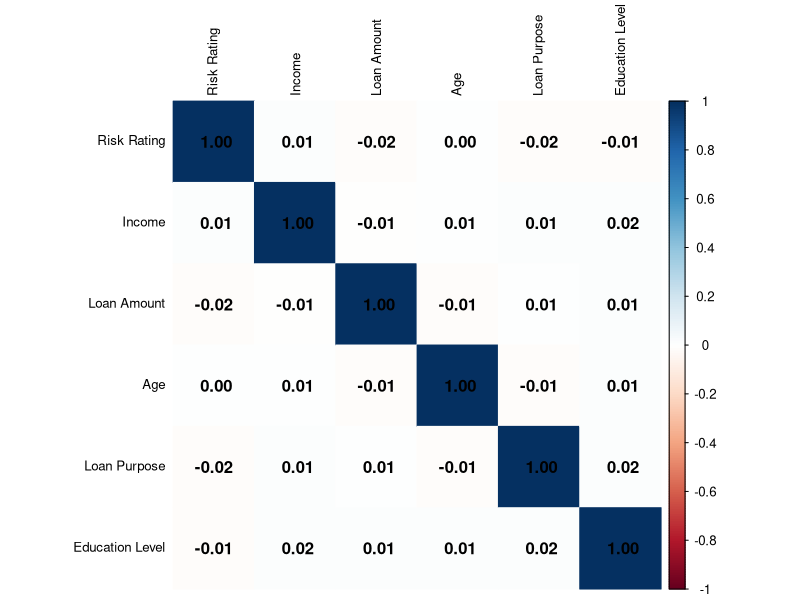
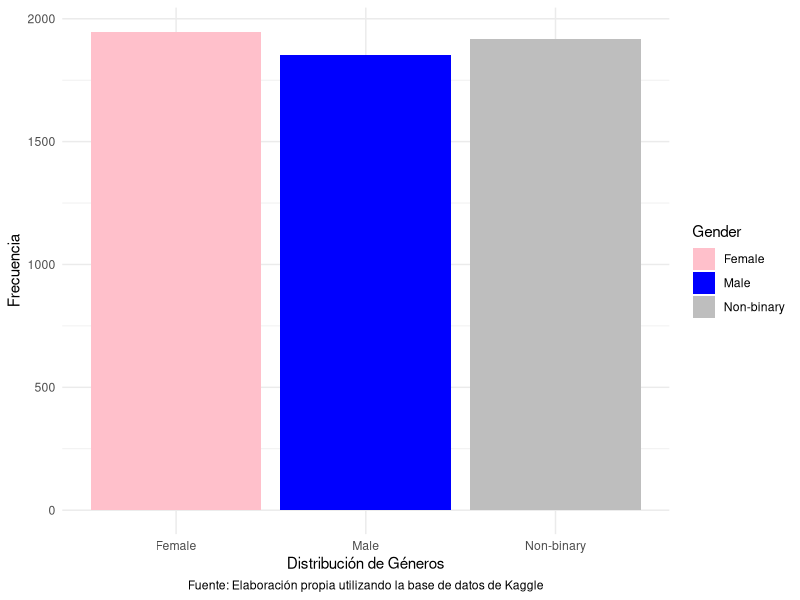
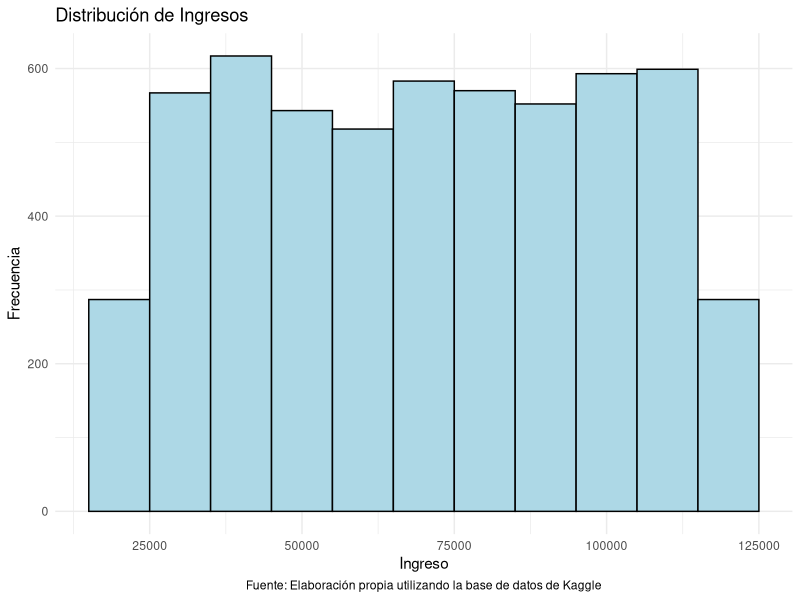
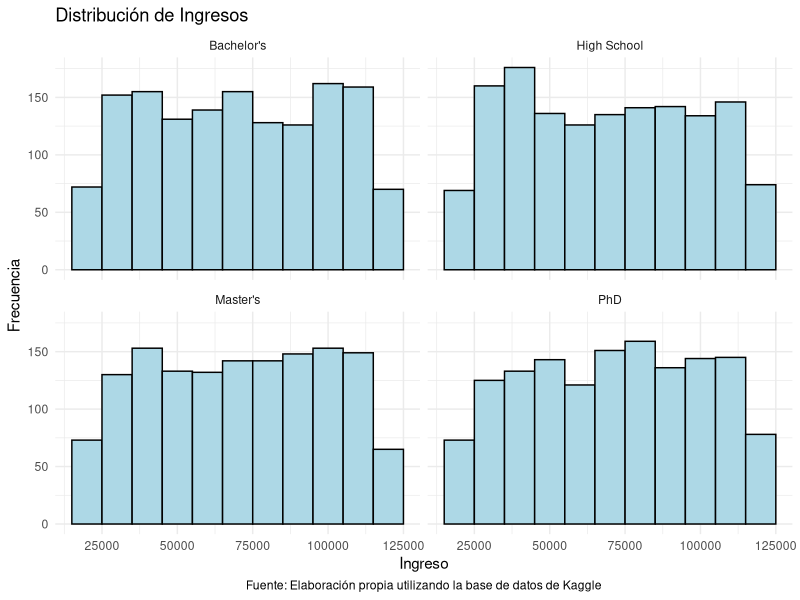
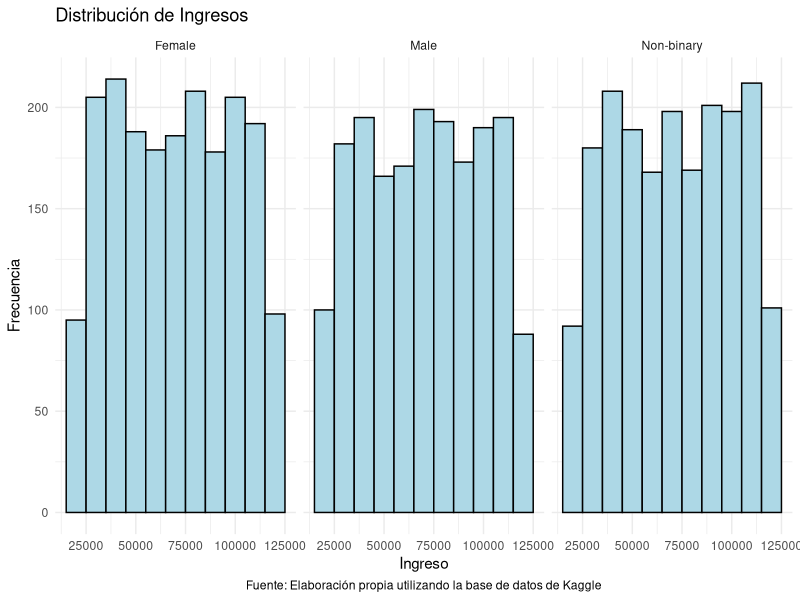
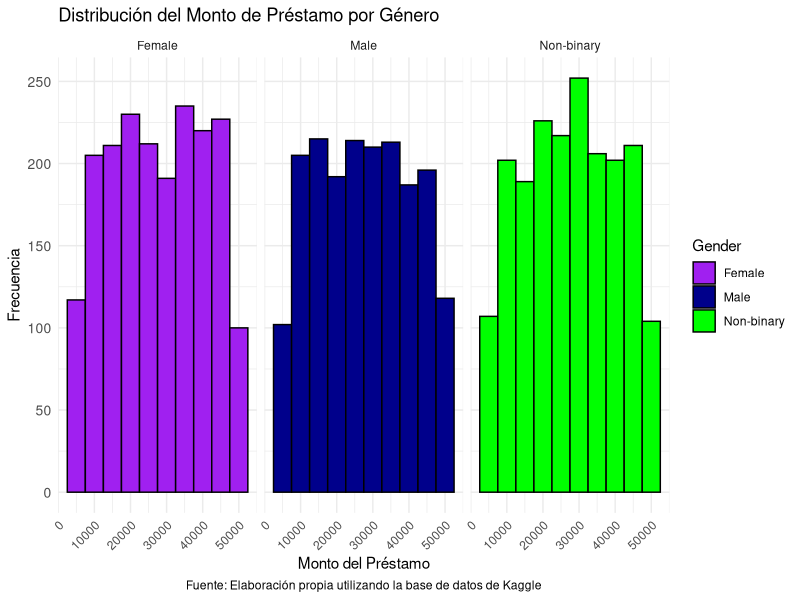
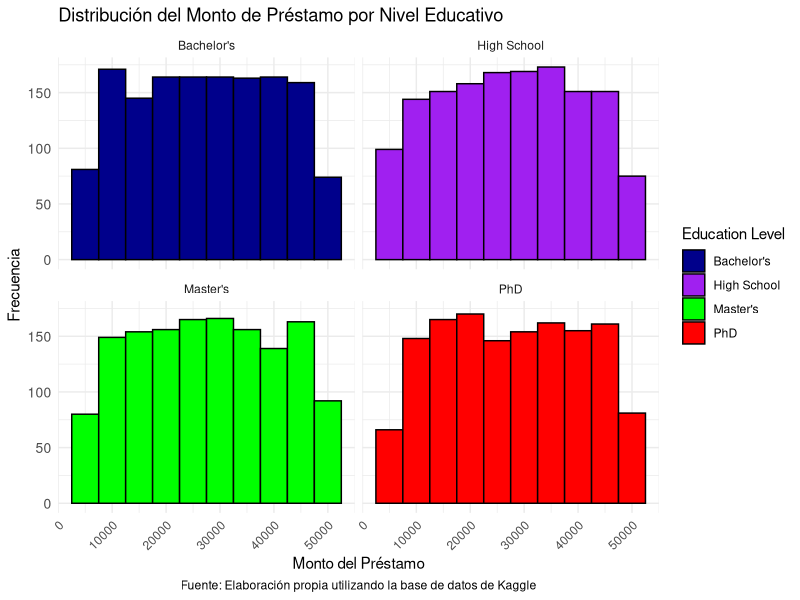
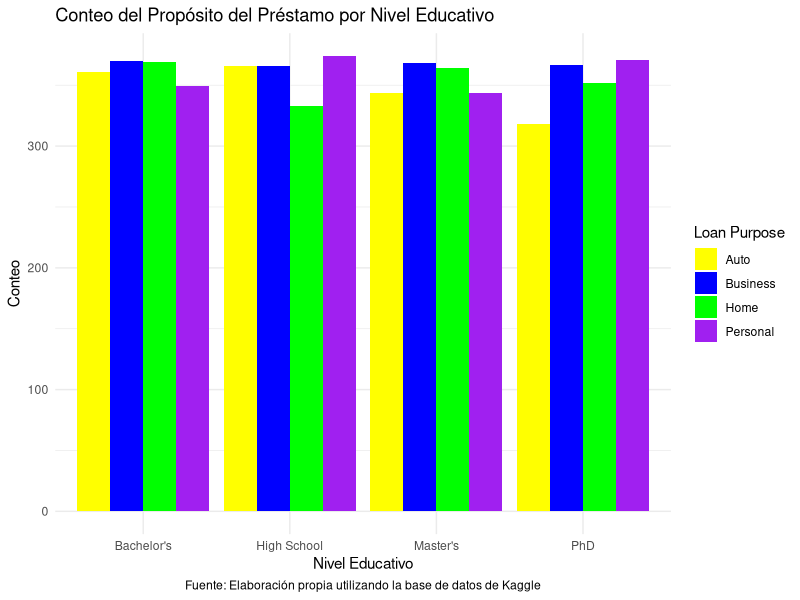

These figures' R source, in order:
## ---- chunk 1
library(readr)
base_financial_risk_assessment <- read_delim("base-financial-risk-assessment.csv", 
    delim = ";", escape_double = FALSE, trim_ws = TRUE)
## ---- chunk 2
head(base_financial_risk_assessment)
## ---- chunk 3
Base_limpia <- na.omit(base_financial_risk_assessment)
head(Base_limpia)
## ---- chunk 4
# Instalar kableExtra si no lo tienes
# install.packages("kableExtra") 

library(dplyr)
library(tidyr)
library(knitr)
library(kableExtra)

# Como nuestras variables no son del todo numéricas, hay que hacerlo para las variables que son numéricas y para las variables que son categóricas. 

# Primero hacemos las variables numéricas.
resumen_numericas <- Base_limpia %>%
  summarise(
    Edad_Media = mean(Age, na.rm = TRUE),
    Edad_Minima = min(Age, na.rm = TRUE),
    Edad_Maxima = max(Age, na.rm = TRUE),
    Ingreso_Medio = mean(Income, na.rm = TRUE),
    Ingreso_Varianza = var(Income, na.rm = TRUE),
    Ingreso_Minimo = min(Income, na.rm = TRUE),
    Ingreso_Maximo = max(Income, na.rm = TRUE),
    Prestamo_Medio = mean(`Loan Amount`, na.rm = TRUE),
    Prestamo_Varianza = var(`Loan Amount`, na.rm = TRUE),
    Prestamo_Minimo = min(`Loan Amount`, na.rm = TRUE),
    Prestamo_Maximo = max(`Loan Amount`, na.rm = TRUE)
  )

# Variables Categóricas
resumen_categoricas <- tibble(
  Variable = c("Nivel de Educación", "Género", "Estado Civil"),
  Frecuencia = c(
    paste(names(table(Base_limpia$`Education Level`)), collapse = ", "),
    paste(names(table(Base_limpia$Gender)), collapse = ", "),
    paste(names(table(Base_limpia$`Marital Status`)), collapse = ", ")
  )
)

# Luego resumimos la información en un cuadro, para presentarlo mejor.
tabla_resumen <- data.frame(
  Variable = c("Edad", "Ingresos", "Monto del Préstamo", resumen_categoricas$Variable),
  Media = c(resumen_numericas$Edad_Media, resumen_numericas$Ingreso_Medio, resumen_numericas$Prestamo_Medio, rep(NA, 3)),
  Varianza = c(NA, resumen_numericas$Ingreso_Varianza, resumen_numericas$Prestamo_Varianza, rep(NA, 3)),
  Mínimo = c(resumen_numericas$Edad_Minima, resumen_numericas$Ingreso_Minimo, resumen_numericas$Prestamo_Minimo, rep(NA, 3)),
  Máximo = c(resumen_numericas$Edad_Maxima, resumen_numericas$Ingreso_Maximo, resumen_numericas$Prestamo_Maximo, rep(NA, 3)),
  Frecuencia = c(rep(NA, 3), resumen_categoricas$Frecuencia)
)

# Mostrar la tabla con la descripción
tabla_resumen_kable <- kable(tabla_resumen, caption = "Resumen de Variables Numéricas y Categóricas") %>%
  kable_styling() %>%
  add_header_above(c(" " = 1, "Resumen" = 5)) 
tabla_resumen_kable <- tabla_resumen_kable %>%
  kableExtra::footnote(general = "Fuente: Elaboración propia utilizando la base de datos de Kaggle")
tabla_resumen_kable
## ---- chunk 5
# Instalar kableExtra si no lo tienes
# install.packages("kableExtra") 

library(dplyr)
library(tidyr)
library(knitr)
library(kableExtra)

# Como nuestras variables no son del todo numéricas, hay que hacerlo para las variables que son numéricas y para las variables que son categóricas. 

# Primero hacemos las variables numéricas.
resumen_numericas <- Base_limpia %>%
  summarise(
    Edad_Media = mean(Age, na.rm = TRUE),
    Edad_Minima = min(Age, na.rm = TRUE),
    Edad_Maxima = max(Age, na.rm = TRUE),
    Ingreso_Medio = mean(Income, na.rm = TRUE),
    Ingreso_Varianza = var(Income, na.rm = TRUE),
    Ingreso_Minimo = min(Income, na.rm = TRUE),
    Ingreso_Maximo = max(Income, na.rm = TRUE),
    Prestamo_Medio = mean(`Loan Amount`, na.rm = TRUE),
    Prestamo_Varianza = var(`Loan Amount`, na.rm = TRUE),
    Prestamo_Minimo = min(`Loan Amount`, na.rm = TRUE),
    Prestamo_Maximo = max(`Loan Amount`, na.rm = TRUE)
  )

# Variables Categóricas
resumen_categoricas <- tibble(
  Variable = c("Nivel de Educación", "Género", "Estado Civil"),
  Frecuencia = c(
    paste(names(table(Base_limpia$`Education Level`)), collapse = ", "),
    paste(names(table(Base_limpia$Gender)), collapse = ", "),
    paste(names(table(Base_limpia$`Marital Status`)), collapse = ", ")
  )
)

# Luego resumimos la información en un cuadro, para presentarlo mejor.
tabla_resumen <- data.frame(
  Variable = c("Edad", "Ingresos", "Monto del Préstamo", resumen_categoricas$Variable),
  Media = c(resumen_numericas$Edad_Media, resumen_numericas$Ingreso_Medio, resumen_numericas$Prestamo_Medio, rep(NA, 3)),
  Varianza = c(NA, resumen_numericas$Ingreso_Varianza, resumen_numericas$Prestamo_Varianza, rep(NA, 3)),
  Mínimo = c(resumen_numericas$Edad_Minima, resumen_numericas$Ingreso_Minimo, resumen_numericas$Prestamo_Minimo, rep(NA, 3)),
  Máximo = c(resumen_numericas$Edad_Maxima, resumen_numericas$Ingreso_Maximo, resumen_numericas$Prestamo_Maximo, rep(NA, 3)),
  Frecuencia = c(rep(NA, 3), resumen_categoricas$Frecuencia)
)

# Mostrar la tabla con la descripción
tabla_resumen_kable <- kable(tabla_resumen, caption = "Resumen de Variables Numéricas y Categóricas") %>%
  kable_styling() %>%
  add_header_above(c(" " = 1, "Resumen" = 5)) 

# Agregar la fuente de la tabla como pie de página
tabla_resumen_kable <- tabla_resumen_kable %>%
  kableExtra::footnote(general = "Fuente: Elaboración propia utilizando la base de datos de Kaggle")

# Mostrar la tabla final
tabla_resumen_kable

## ---- chunk 6
library(dplyr)

# Calculamos las estadísticas de interés para las variables y las almacenamos en un solo data.frame
resultado <- Base_limpia %>% 
  summarise(
    # Estadísticos para la variable edad/Age
    media_edad = mean(Age, na.rm = TRUE),
    varianza_edad = var(Age, na.rm = TRUE),
    min_edad = min(Age, na.rm = TRUE),
    max_edad = max(Age, na.rm = TRUE),
    
    # Estadísticos para la variable ingreso/Income
    media_ingresos = mean(Income, na.rm = TRUE),
    varianza_ingresos = var(Income, na.rm = TRUE),
    min_ingresos = min(Income, na.rm = TRUE),
    max_ingresos = max(Income, na.rm = TRUE),
    
    # Estadísticos para la variable record_crediticio/Credit Score
    media_record_crediticio = mean(`Credit Score`, na.rm = TRUE),
    varianza_record_crediticio = var(`Credit Score`, na.rm = TRUE),
    min_record_crediticio = min(`Credit Score`, na.rm = TRUE),
    max_record_crediticio = max(`Credit Score`, na.rm = TRUE),
    
    # Estadísticos para la variable monto del préstamo/Loan Amount
    media_monto_prestamo = mean(`Loan Amount`, na.rm = TRUE),
    varianza_monto_prestamo = var(`Loan Amount`, na.rm = TRUE),
    min_monto_prestamo = min(`Loan Amount`, na.rm = TRUE),
    max_monto_prestamo = max(`Loan Amount`, na.rm = TRUE),
    
    # Estadísticos para la variable años de trabajo/Years at Current Job
    media_anyos_trabajo = mean(`Years at Current Job`, na.rm = TRUE),
    varianza_anyos_trabajo = var(`Years at Current Job`, na.rm = TRUE),
    min_anyos_trabajo = min(`Years at Current Job`, na.rm = TRUE),
    max_anyos_trabajo = max(`Years at Current Job`, na.rm = TRUE)
  )

# Imprimimos el resultado
print(resultado)

## ---- chunk 7
resultado$media_edad

resultado$varianza_edad

resultado$min_edad

resultado$max_edad

## ---- chunk 8
resultado$media_ingresos

resultado$varianza_ingresos

resultado$min_ingresos

resultado$max_ingresos

## ---- chunk 9

resultado$media_monto_prestamo

resultado$varianza_monto_prestamo

resultado$min_monto_prestamo

resultado$max_monto_prestamo

## ---- chunk 10
library(knitr)
library(kableExtra)

# Creamos una tabla para resumir la información obtenida
tabla_resumen <- data.frame(
  Variable = c("Edad", "Ingresos", "Monto del Préstamo"),
  Media = c(resultado$media_edad, resultado$media_ingresos, resultado$media_monto_prestamo),
  Varianza = c(NA, resultado$varianza_ingresos, resultado$varianza_monto_prestamo),
  Mínimo = c(resultado$min_edad, resultado$min_ingresos, resultado$min_monto_prestamo),
  Máximo = c(resultado$max_edad, resultado$max_ingresos, resultado$max_monto_prestamo)
)

# Mostramos la tabla con la descripción
tabla_resumen_kable <- kable(tabla_resumen, caption = "Resumen de Variables: Edad, Ingresos y Monto del Préstamo") %>%
  kable_styling()

tabla_resumen_kable <- tabla_resumen_kable %>%
  kableExtra::footnote(general = "Fuente: Elaboración propia utilizando la base de datos de Kaggle")

tabla_resumen_kable

## ---- chunk 11
library(dplyr)
library(corrplot)

# Escogemos las variables que nos interesan para la matriz de correlación.
Base_correlacion <- Base_limpia %>%
  select(`Risk Rating`, Income, `Loan Amount`, Age, `Loan Purpose`, `Education Level`)

# Como hay variables categóricas, entonces vamos a convertir las variables a numérico, para poder hacer la correlación.
Base_correlacion$`Risk Rating` <- as.numeric(as.factor(Base_correlacion$`Risk Rating`))
Base_correlacion$`Loan Purpose` <- as.numeric(as.factor(Base_correlacion$`Loan Purpose`))
Base_correlacion$`Education Level` <- as.numeric(as.factor(Base_correlacion$`Education Level`))

# Calculamos la matriz de correlación
matriz_correlacion <- cor(Base_correlacion, use = "complete.obs", method = "pearson")
print(matriz_correlacion)

# Creamos el gráfico de la matriz de correlación
corrplot(matriz_correlacion, method = "color", addCoef.col = "black", tl.col = "black", tl.cex = 0.8)

mtext("Fuente: Elaboración propia utilizando la base de datos de Kaggle", side = 1, line = 4, adj = 0.5, cex = 0.8, outer = TRUE)



## ---- chunk 12
library(ggplot2)
# Gráfico con las distribuciones del género
ggplot(Base_limpia, aes(x = Gender, fill = Gender)) +
  geom_bar() +
  scale_fill_manual(values = c("Male" = "blue", "Female" = "pink", "Non-binary" = "gray")) +
  labs(x = "Distribución de Géneros", y = "Frecuencia") + theme_minimal() +
  labs(caption = "Fuente: Elaboración propia utilizando la base de datos de Kaggle") +
theme(plot.caption = element_text(hjust = 0.5)) 

## ---- chunk 13
library(ggplot2)
ggplot(Base_limpia, aes(x = Income)) + 
  geom_histogram(binwidth = 10000, fill = "lightblue", color = "black") + 
  labs(x = "Ingreso", y = "Frecuencia", title = "Distribución de Ingresos") +
 theme_minimal() +
  labs(caption = "Fuente: Elaboración propia utilizando la base de datos de Kaggle") +
theme(plot.caption = element_text(hjust = 0.5)) 
## ---- chunk 14
library(ggplot2)
ggplot(Base_limpia, aes(x = Income)) + 
  geom_histogram(binwidth = 10000, fill = "lightblue", color = "black") + 
  labs(x = "Ingreso", y = "Frecuencia", title = "Distribución de Ingresos") + theme_minimal() +
  facet_wrap(~ `Education Level`) + # Facet por nivel educativo
  labs(caption = "Fuente: Elaboración propia utilizando la base de datos de Kaggle") +
theme(plot.caption = element_text(hjust = 0.5)) 
## ---- chunk 15
library(ggplot2)
ggplot(Base_limpia, aes(x = Income)) + 
  geom_histogram(binwidth = 10000, fill = "lightblue", color = "black") + 
  labs(x = "Ingreso", y = "Frecuencia", title = "Distribución de Ingresos") + theme_minimal() +
  facet_wrap(~ Gender) + # Facet Género
  labs(caption = "Fuente: Elaboración propia utilizando la base de datos de Kaggle") +
theme(plot.caption = element_text(hjust = 0.5)) 
## ---- chunk 16
library(ggplot2)

ggplot(Base_limpia, aes(x = `Loan Amount`, fill = Gender)) +  
  geom_histogram(binwidth = 5000, color = "black", position = "identity") +  
  scale_fill_manual(values = c("Male" = "darkblue", "Female" = "purple", "Non-binary" = "green")) +  
  facet_wrap(~ Gender) +  
  labs(x = "Monto del Préstamo", y = "Frecuencia", title = "Distribución del Monto de Préstamo por Género") + 
  theme_minimal() +
  theme(axis.text.y = element_text(size = 10), # Ajustamos el tamaño del texto
        axis.text.x = element_text(angle = 45, hjust = 1)) + #Rotamos el texto
  labs(caption = "Fuente: Elaboración propia utilizando la base de datos de Kaggle") +
theme(plot.caption = element_text(hjust = 0.5)) 


## ---- chunk 17
library(ggplot2)

ggplot(Base_limpia, aes(x = `Loan Amount`, fill = `Education Level`)) +  
  geom_histogram(binwidth = 5000, color = "black", position = "identity") +  
  scale_fill_manual(values = c("Bachelor's" = "darkblue", "High School" = "purple", "Master's" = "green", "PhD" = "red")) +  
  facet_wrap(~ `Education Level`) +  
  labs(x = "Monto del Préstamo", y = "Frecuencia", title = "Distribución del Monto de Préstamo por Nivel Educativo") + 
  theme_minimal() +
  theme(axis.text.y = element_text(size = 10), # Ajustamos el tamaño del texto
        axis.text.x = element_text(angle = 45, hjust = 1)) + #Rotamos el texto
  labs(caption = "Fuente: Elaboración propia utilizando la base de datos de Kaggle") +
theme(plot.caption = element_text(hjust = 0.5)) 
## ---- chunk 18
library(ggplot2)
library(dplyr)

# Contar las combinaciones de Education Level y Loan Purpose
Base_count <- Base_limpia %>%
  group_by(`Education Level`, `Loan Purpose`) %>%
  summarise(Count = n(), .groups = 'drop')

# Gráfico de barras para visualizar el conteo
ggplot(Base_count, aes(x = `Education Level`, y = Count, fill = `Loan Purpose`)) +
  geom_bar(stat = "identity", position = "dodge") +  # Usa barras para mostrar el conteo
  labs(x = "Nivel Educativo", y = "Conteo", title = "Conteo del Propósito del Préstamo por Nivel Educativo") +
  scale_fill_manual(values = c("Business" = "blue", "Personal" = "purple", "Home" = "green", "Auto" = "yellow")) +
  theme_minimal() +
  labs(caption = "Fuente: Elaboración propia utilizando la base de datos de Kaggle") +
theme(plot.caption = element_text(hjust = 0.5)) 

## ---- chunk 19
library(ggplot2)
ggplot(Base_limpia, aes(x = Age, fill = `Risk Rating`)) +
  geom_bar() +  
  labs(x = "Edad", y = "Conteo", title = "Distribución de Calificación de Riesgo por Edad") + 
  theme_minimal() +  
  scale_fill_brewer(palette = "Set1")  +
  labs(caption = "Fuente: Elaboración propia utilizando la base de datos de Kaggle") +
theme(plot.caption = element_text(hjust = 0.5)) 
## ---- chunk 20
library(ggplot2)

ggplot(Base_limpia, aes(x = `Risk Rating`, fill = `Education Level`)) +  
  geom_bar(color = "black", position = "identity") +  
  scale_fill_manual(values = c("Bachelor's" = "darkblue", "High School" = "purple", "Master's" = "green", "PhD" = "red")) +  
  facet_wrap(~ `Education Level`) +  
  labs(x = "Calificación de Riesgo", y = "Frecuencia", title = "Distribución de la Calificación de Riesgo por Nivel Educativo") + 
  theme_minimal() +
  theme(axis.text.y = element_text(size = 10), # Ajustamos el tamaño del texto
        axis.text.x = element_text(angle = 45, hjust = 1)) + # Rotamos el texto
  labs(caption = "Fuente: Elaboración propia utilizando la base de datos de Kaggle") +
theme(plot.caption = element_text(hjust = 0.5)) 


## ---- chunk 21
library(ggplot2)

ggplot(Base_limpia, aes(x = `Risk Rating`, y = Income, fill = `Risk Rating`)) +  
  geom_boxplot(color = "black") +  
  scale_fill_manual(values = c("Low" = "green", "Medium" = "yellow", "High" = "red", "Very High" = "purple")) +  
  labs(x = "Calificación de Riesgo", y = "Ingreso", title = "Comparación de la Calificación de Riesgo con el Ingreso") + 
  theme_minimal() +
  theme(axis.text.y = element_text(size = 10), # Ajustamos el tamaño del texto
        axis.text.x = element_text(angle = 45, hjust = 1))  +# Rotamos el texto
  labs(caption = "Fuente: Elaboración propia utilizando la base de datos de Kaggle") +
theme(plot.caption = element_text(hjust = 0.5)) 

## ---- chunk 22
library(ggplot2)

ggplot(Base_limpia, aes(x = `Loan Purpose`, fill = `Risk Rating`)) +  
  geom_bar(position = "fill", color = "black") +  
  scale_fill_manual(values = c("Low" = "green", "Medium" = "yellow", "High" = "red", "Very High" = "purple")) +  
  labs(x = "Propósito del Préstamo", y = "Proporción", title = "Distribución de la Calificación de Riesgo según el Propósito del Préstamo") + 
  theme_minimal() +
  theme(axis.text.x = element_text(angle = 45, hjust = 1)) + # Rotamos el texto para mejorar la legibilidad
  labs(caption = "Fuente: Elaboración propia utilizando la base de datos de Kaggle") +
theme(plot.caption = element_text(hjust = 0.5)) 

## ---- chunk 23
library(ggplot2)

ggplot(Base_limpia, aes(x = `Risk Rating`, y = `Loan Amount`, fill = `Risk Rating`)) +  
  geom_boxplot(color = "black") +  
  scale_fill_manual(values = c("Low" = "green", "Medium" = "yellow", "High" = "red", "Very High" = "purple")) +  
  labs(x = "Calificación de Riesgo", y = "Monto del Préstamo", title = "Comparación de la Calificación de Riesgo con el Monto del Préstamo") + 
  theme_minimal() +
  theme(axis.text.y = element_text(size = 10), # Ajustamos el tamaño del texto
        axis.text.x = element_text(angle = 45, hjust = 1))  + # Rotamos el texto 
labs(caption = "Fuente: Elaboración propia utilizando la base de datos de Kaggle") +
theme(plot.caption = element_text(hjust = 0.5)) 


## ---- chunk 24
if (!require(kableExtra)) {
  install.packages("kableExtra")
}
library(kableExtra)

# Creamos el data frame, donde vamos a poner la información.
data <- data.frame(
  Encabezado = c("Nombre de Su hallazgo", 
                 "Resumen en una Oración", 
                 "Problemas o Posibles Desafíos", 
                 "Resumen en un párrafo"),
  Contenido = c("Poca Correlación entre las variables.", 
                "Encontramos que las variables a utilizar no presentan una correlación fuerte, según el índice de Pearson.", 
                "La conversión de variable categórica a variable numérica puede estar afectando al resultado. Además, podría ser que la relación entre las variables en realidad no es lineal.", 
                "Al utilizar el índice de correlación de Pearson, hay que utilizar variables numéricas, por lo que se utiliza una conversión de las variables categóricas a variables numéricas para poder realizar dicho cálculo, sin embargo se encuentra que las variables no están teniendo una relación, al menos de manera lineal que es lo que calcula dicho índice.")
)

# Creamos la tabla con la información.
kable(data, col.names = c("Encabezado", "Contenido"), 
      format = "html", 
      escape = FALSE) %>%
  kable_styling(full_width = FALSE) %>%
  add_header_above(c("Hallazgo de Resultado 1" = 2), bold = TRUE)  
## ---- chunk 25
if (!require(kableExtra)) {
  install.packages("kableExtra")
}
library(kableExtra)

# Creamos el data frame, donde vamos a poner la información.
data <- data.frame(
  Encabezado = c("Nombre de Su hallazgo", 
                 "Resumen en una Oración", 
                 "Problemas o Posibles Desafíos", 
                 "Resumen en un párrafo"),
  Contenido = c("Datos muy Iguales","A la hora de graficar las variables se puede observar que los datos tienen distribuciones muy similares","Este problema se puede estar ocasionando debido a que las variables de la base de datos se parecen mucho.","Al realizar las diferentes gráficas, con el objetivo de observar la distribución de los datos, sin embargo se nota que las gráficas no presentan muchas diferencias.")
)

# Creamos la tabla con la información.
kable(data, col.names = c("Encabezado", "Contenido"), 
      format = "html", 
      escape = FALSE) %>%
  kable_styling(full_width = FALSE) %>%
  add_header_above(c("Hallazgo de Resultado 2" = 2), bold = TRUE)  
